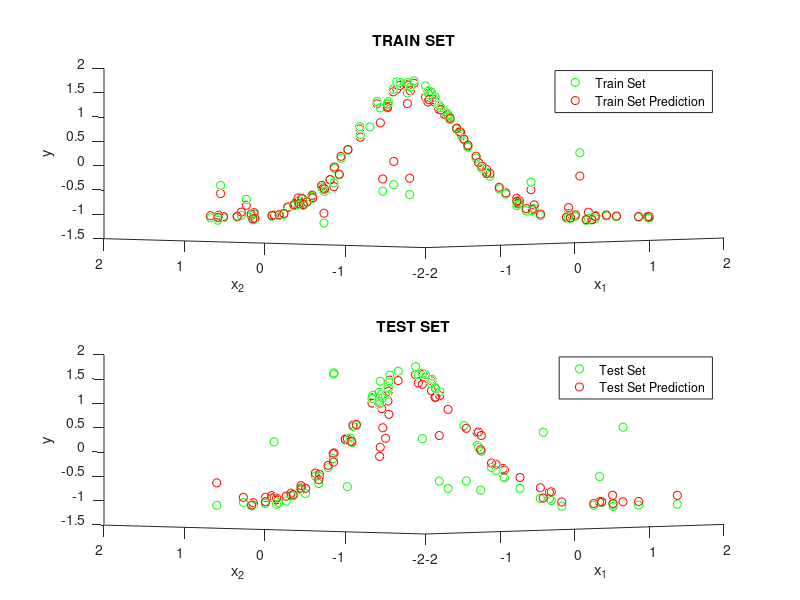

This figure's MATLAB source:
% Process Sample Dataset
% double_perovskites_gap.csv
clear all;clc;

data=zscore(csvread('GaussianData.csv'));
x=data(:,1:end-1);
y=data(:,end);

N = length(y);

%random shuffle
shuffled_indexes = randperm(N);
x = x(shuffled_indexes,:);
y = y(shuffled_indexes,:);

%train split amount
t_split = 0.6;

%test/train split

N_train = (N*t_split);
N_test = N-N_train;

x_test = x(N_train+1:end,:);
x_train = x(1:N_train,:);

y_test = y(N_train+1:end,:);
y_train = y(1:N_train,:);


%gaussian
K_gauss=zeros(N_train,N_train);
for j=1:N_train
 for i=1:N_train
    K_gauss(i,j)=exp(-norm(x_train(j,:)-x_train(i,:)));
 end
end

y_predicted_sample=zeros(N_train,1);
y_predicted=zeros(N_test,1);

lambda=0.1;

for i=1:N_train
    if mod(i,50) == 0
        fprintf('Training on Sample: %d of %d\n',i,N_train);
    end
    y_predicted_sample(i,1)= y_train'*((K_gauss+ lambda*eye(N_train))\K_gauss(i,:)');
end

in_sample_error = norm(y_predicted_sample-y_train)^2/N_train;

figure
hs(1) = subplot(2,1,1);
%in sample
hold on

scatter3(hs(1),x_train(:,1),x_train(:,2),y_train,'g')
scatter3(hs(1),x_train(:,1),x_train(:,2),y_predicted_sample,'r')

title('TRAIN SET')
xlabel({'x_1'})
ylabel({'x_2'})
zlabel('y')
view([-47.1 4.4])
legend('Train Set','Train Set Prediction')

hold off

k=zeros(N_test,N_train);
for j=1:N_train
 for i=1:N_test
    k(i,j)=exp(-norm(x_train(j,:)-x_test(i,:)));
 end
end


for i=1:N_test
    y_predicted(i,1)= y_train'*((K_gauss+ lambda*eye(N_train))\k(i,:)');
end

out_sample_error = norm(y_predicted-y_test)^2/N_test;

hs(2) = subplot(2,1,2);
%out of sample
hold on

scatter3(hs(2),x_test(:,1),x_test(:,2),y_test,'g')
scatter3(hs(2),x_test(:,1),x_test(:,2),y_predicted,'r')

title('TEST SET')
xlabel({'x_1'})
ylabel({'x_2'})
zlabel('y')
view([-47.1 4.4])
legend('Test Set','Test Set Prediction')

hold off